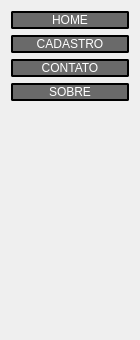
            <widget class="QWidget" name="page">
             <property name="geometry">
              <rect>
               <x>0</x>
               <y>0</y>
               <width>140</width>
               <height>340</height>
              </rect>
             </property>
             <attribute name="icon">
              <iconset>
               <normaloff>imagens Projeto/barra-de-menu (1).png</normaloff>imagens Projeto/barra-de-menu (1).png</iconset>
             </attribute>
             <attribute name="label">
              <string>         Menu</string>
             </attribute>
             <layout class="QVBoxLayout" name="verticalLayout_4">
              <item>
               <widget class="QPushButton" name="btn_home">
                <property name="cursor">
                 <cursorShape>PointingHandCursor</cursorShape>
                </property>
                <property name="styleSheet">
                 <string notr="true">QPushButton{
background-color: rgb(106, 106, 106);
color: rgb(255, 255, 255);
font: 87 12pt &quot;Arial &quot;;
border-width: 2px; 
border-radius: 2px;
border-style: outset; 
border-color: rgb(0, 0, 0);
;;}

QPushButton:hover{background-color: #fff; color:black}

</string>
                </property>
                <property name="text">
                 <string>HOME</string>
                </property>
                <property name="icon">
                 <iconset>
                  <normaloff>imagens Projeto/lar.png</normaloff>imagens Projeto/lar.png</iconset>
                </property>
                <property name="iconSize">
                 <size>
                  <width>25</width>
                  <height>25</height>
                 </size>
                </property>
               </widget>
              </item>
              <item>
               <widget class="QPushButton" name="btn_menu_cadastrar">
                <property name="cursor">
                 <cursorShape>PointingHandCursor</cursorShape>
                </property>
                <property name="styleSheet">
                 <string notr="true">QPushButton{
background-color: rgb(106, 106, 106);
color: rgb(255, 255, 255);
font: 87 12pt &quot;Arial &quot;;
border-width: 2px; 
border-radius: 2px;
border-style: outset; 
border-color: rgb(0, 0, 0);
;;}

QPushButton:hover{background-color: #fff; color:black}

</string>
                </property>
                <property name="text">
                 <string>CADASTRO</string>
                </property>
                <property name="icon">
                 <iconset>
                  <normaloff>imagens Projeto/registro.png</normaloff>imagens Projeto/registro.png</iconset>
                </property>
                <property name="iconSize">
                 <size>
                  <width>25</width>
                  <height>25</height>
                 </size>
                </property>
               </widget>
              </item>
              <item>
               <widget class="QPushButton" name="btn_menu_contatos">
                <property name="cursor">
                 <cursorShape>PointingHandCursor</cursorShape>
                </property>
                <property name="styleSheet">
                 <string notr="true">QPushButton{
background-color: rgb(106, 106, 106);
color: rgb(255, 255, 255);
font: 87 12pt &quot;Arial &quot;;
border-width: 2px; 
border-radius: 2px;
border-style: outset; 
border-color: rgb(0, 0, 0);
;;}

QPushButton:hover{background-color: #fff; color:black}

</string>
                </property>
                <property name="text">
                 <string>CONTATO</string>
                </property>
                <property name="icon">
                 <iconset>
                  <normaloff>imagens Projeto/contato.png</normaloff>imagens Projeto/contato.png</iconset>
                </property>
                <property name="iconSize">
                 <size>
                  <width>25</width>
                  <height>25</height>
                 </size>
                </property>
               </widget>
              </item>
              <item>
               <widget class="QPushButton" name="btn_menu_sobre">
                <property name="cursor">
                 <cursorShape>PointingHandCursor</cursorShape>
                </property>
                <property name="styleSheet">
                 <string notr="true">QPushButton{
background-color: rgb(106, 106, 106);
color: rgb(255, 255, 255);
font: 87 12pt &quot;Arial &quot;;
border-width: 2px; 
border-radius: 2px;
border-style: outset; 
border-color: rgb(0, 0, 0);
;;}

QPushButton:hover{background-color: #fff; color:black}

</string>
                </property>
                <property name="text">
                 <string>SOBRE</string>
                </property>
                <property name="icon">
                 <iconset>
                  <normaloff>imagens Projeto/sobre.png</normaloff>imagens Projeto/sobre.png</iconset>
                </property>
                <property name="iconSize">
                 <size>
                  <width>25</width>
                  <height>25</height>
                 </size>
                </property>
               </widget>
              </item>
              <item>
               <spacer name="verticalSpacer">
                <property name="orientation">
                 <enum>Qt::Vertical</enum>
                </property>
                <property name="sizeHint" stdset="0">
                 <size>
                  <width>20</width>
                  <height>40</height>
                 </size>
                </property>
               </spacer>
              </item>
             </layout>
            </widget>
